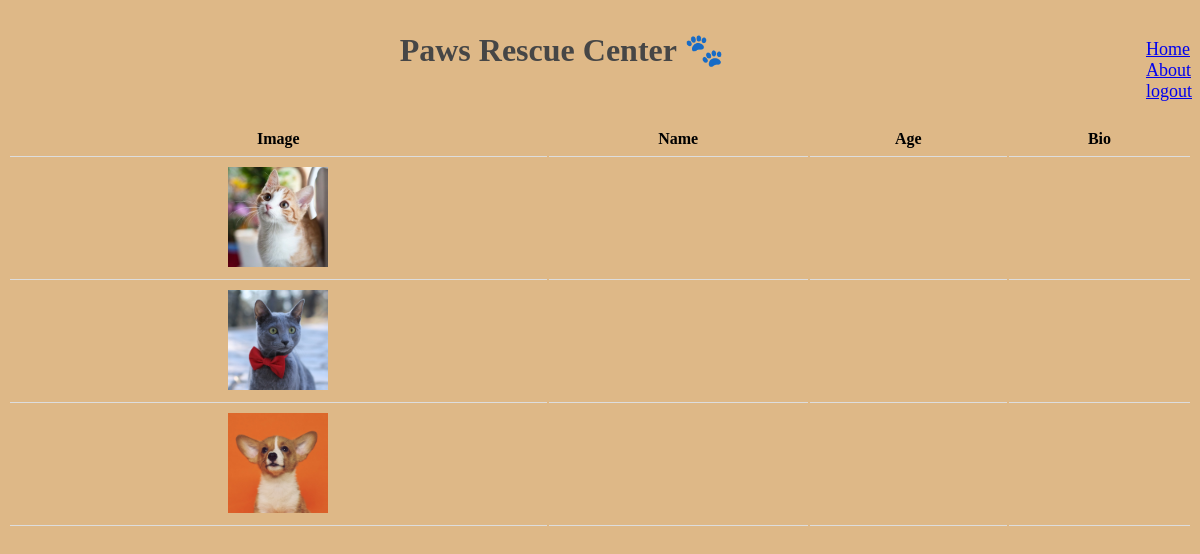
Screenshot of / (signed in) with the database file from the repository.
### app.py (models this page shows)
class Animal(db.Model):
    id = db.Column(db.Integer, primary_key=True)
    name = db.Column(db.String, unique=True)
    age = db.Column(db.String)
    bio = db.Column(db.String)
    posted_by = db.Column(db.String, db.ForeignKey('user.id'))

### app.py (the view)
@app.route("/")
def home():
    animals = Animal.query.all()
    return render_template("home.html", animals=animals)

### templates/home.html (shortened to what this page needs)
{% extends "base.html" %}
{% block content %}
    <h1 id = "title"><center>Paws Rescue Center 🐾</center></h1>
    <table>
    <tr>
      <th>Image</th>
      <th>Name</th>
      <th>Age</th>
      <th>Bio</th>
    </tr>
    {% for animal in animals %}
        <tr>
          <td>
              <a href="{{url_for('animal_details', animal_id = animal['id'])}}">
                  <img src= "{{ url_for( 'static', filename=loop.index|string+'.jpg') }}" height="100" >
              </a>
          </td>
          <td>{{ animal['Name'] }}</td>
          <td>{{ animal['Age'] }}</td>
          <td>{{ animal['Bio'] }}</td>
        </tr>
    {% endfor %}
    </table>
{% endblock %}

### static/style.css (style rules this page uses)
#title { padding: 10px; color: #464646; }
body { background: burlywood; }
table { width: 100%; text-align: center; }
th, td { padding: 8px; border-bottom: 1px solid #ddd; }

### rows the page displays
Animal: shows a picture
Animal: shows a picture
Animal: shows a picture
